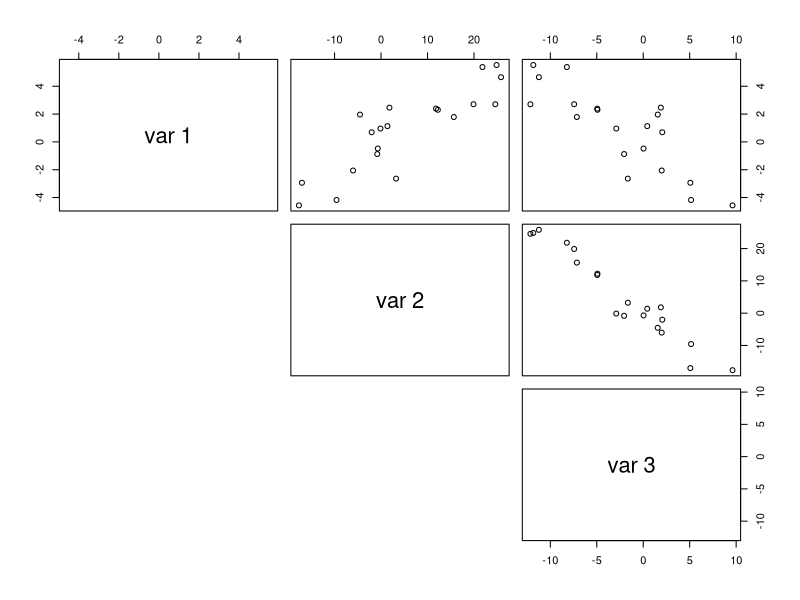

Recreate this plot in R.
# script to check the calculation of angle and area using the atan rather than 
# asin() method.

set.seed(2)

# n random numbers
n <- 20

# ------------------------------------------------------------------------------
# generate mvtnorm numbers

# means
mu <- c(0,0,0)

# sigma from an inverse wishart distribution
S <- MCMCpack::riwish(length(mu), diag(length(mu)))

# multivariate normal Y
Y <- mvtnorm::rmvnorm(n = n, mean = mu, sigma = S)

pairs(Y, lower.panel = NULL)

# ------------------------------------------------------------------------------

# calculate covariance matrix of the data
S.samp <- cov(Y)

# sample means
mu.samp <- colMeans(Y)

# eigen values and vectors of the data
eig <- eigen(S.samp)

# inverse of sigma
SigSqrt = eig$vectors %*% diag(sqrt(eig$values)) %*% t(eig$vectors)

# function to rotate and translate any data onto this orientation
myfun = function(x) {
  return(solve(SigSqrt, x-mu.samp))
}  

# ------------------------------------------------------------------------------
# some points to check for inside or out
test.these <- matrix(c(0, 0, 0,
                       4, -10, 0),
                     ncol = length(mu),
                     nrow = 2,
                     byrow = TRUE)

# transform these points on the ellipse coordinates 
Z <- t(apply(test.these,1,myfun))

# and test they are within the radius
inside = rowSums(Z ^ 2) < qchisq(0.95,df=2)
